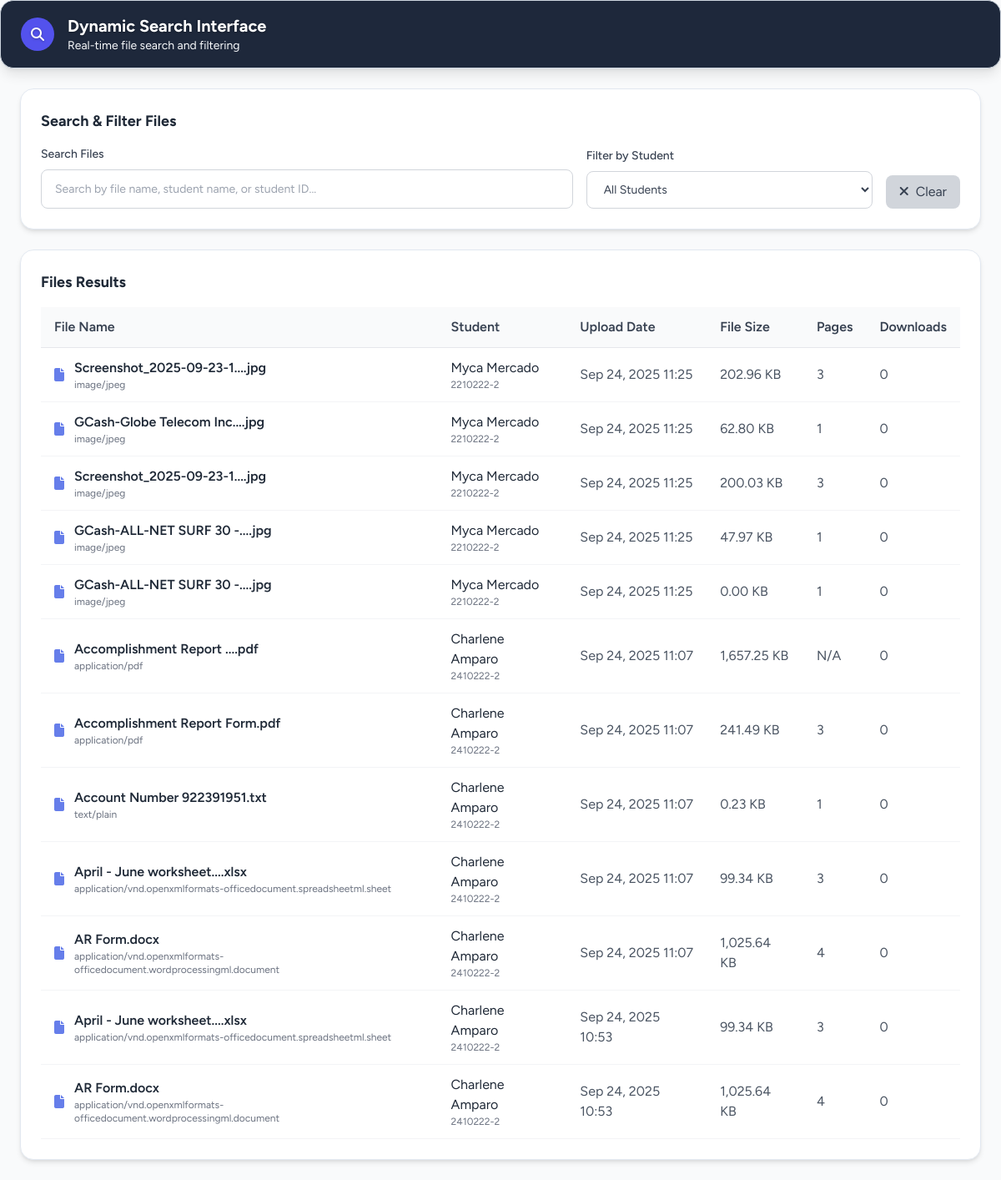
The app's page /dumps/dynamic.php with its own data.
### tables this page shows
CREATE TABLE `uploaded_files` (
  `id` int NOT NULL,
  `StudentNo` varchar(50) DEFAULT NULL,
  `original_name` varchar(255) NOT NULL,
  `file_name` varchar(255) NOT NULL,
  `file_path` varchar(500) NOT NULL,
  `file_size` bigint NOT NULL,
  `file_type` varchar(100) DEFAULT NULL,
  `mac_address` varchar(17) DEFAULT NULL,
  `location_latitude` decimal(10,8) DEFAULT NULL,
  `location_longitude` decimal(11,8) DEFAULT NULL,
  `location_address` text,
  `upload_date` datetime NOT NULL,
  `status` enum('pending','processing','completed','failed') DEFAULT 'pending',
  `is_deleted` tinyint(1) DEFAULT '0',
  `deleted_at` datetime DEFAULT NULL,
  `deleted_by` varchar(50) DEFAULT NULL,
  `download_count` int DEFAULT '0',
  `first_download_date` datetime DEFAULT NULL,
  `last_download_date` datetime DEFAULT NULL,
  `processed_date` datetime DEFAULT NULL,
  `notes` text,
  `created_at` datetime DEFAULT CURRENT_TIMESTAMP,
  `updated_at` datetime DEFAULT CURRENT_TIMESTAMP ON UPDATE CURRENT_TIMESTAMP,
  `page_count` int DEFAULT NULL
);

CREATE TABLE `students` (
  `id` int NOT NULL,
  `StudentNo` varchar(20) NOT NULL,
  `Surname` varchar(50) NOT NULL,
  `FirstName` varchar(50) NOT NULL,
  `MiddleName` varchar(50) DEFAULT NULL,
  `Sex` enum('M','F') DEFAULT 'M',
  `Course` varchar(100) NOT NULL,
  `Major` varchar(100) DEFAULT NULL,
  `Status` enum('Continuing','New','Transferee') DEFAULT 'New',
  `Year` varchar(20) NOT NULL,
  `Section` varchar(20) DEFAULT NULL,
  `Lec` int DEFAULT NULL,
  `Lab` int DEFAULT NULL,
  `BirthDate` date DEFAULT NULL,
  `Barangay` varchar(100) DEFAULT NULL,
  `Municipality` varchar(100) DEFAULT NULL,
  `Province` varchar(100) DEFAULT NULL,
  `email` varchar(100) DEFAULT NULL,
  `phone` varchar(20) DEFAULT NULL,
  `profile_picture` varchar(255) DEFAULT NULL,
  `created_by` int NOT NULL,
  `created_at` timestamp NULL DEFAULT CURRENT_TIMESTAMP,
  `updated_at` timestamp NULL DEFAULT CURRENT_TIMESTAMP ON UPDATE CURRENT_TIMESTAMP
);

### dumps/dynamic.php (the view, shortened to what this page needs)
<?php
$is_ajax = isset($_GET['action']) || isset($_POST['action']);
if ($is_ajax) {
    header('Content-Type: application/json');
    if (!isset($_SESSION['student_id']) && !isset($_SESSION['admin_id'])) {
        http_response_code(401);
        echo json_encode([
            'success' => false,
            'error' => 'Unauthorized access'
        ]);
        exit;
    }
    $method = $_SERVER['REQUEST_METHOD'];
    $action = isset($_GET['action']) ? $_GET['action'] : (isset($_POST['action']) ? $_POST['action'] : '');
    $response = ['success' => false, 'error' => 'Invalid action'];
} else {
    include 'includes/header.php';
    $database = new Database();
    $db = $database->getConnection();
    $sample_query = "SELECT uf.*, s.FirstName, s.Surname, s.Course
                     FROM uploaded_files uf
                     LEFT JOIN students s ON uf.StudentNo COLLATE utf8mb4_general_ci = s.StudentNo COLLATE utf8mb4_general_ci
                     ORDER BY uf.upload_date DESC
                     LIMIT 20";
    $sample_stmt = $db->prepare($sample_query);
    $sample_stmt->execute();
    $sample_files = $sample_stmt->fetchAll();
    function truncateFileName($filename, $maxLength = 30) {
        if (strlen($filename) <= $maxLength) {
            return $filename;
        }
        $extension = pathinfo($filename, PATHINFO_EXTENSION);
        $nameWithoutExt = pathinfo($filename, PATHINFO_FILENAME);
        if ($extension) {
            $availableLength = $maxLength - strlen($extension) - 4;
            if ($availableLength > 0) {
                $truncatedName = substr($nameWithoutExt, 0, $availableLength) . '...';
                return $truncatedName . '.' . $extension;
            } else {
                return substr($filename, 0, $maxLength - 3) . '...';
            }
        } else {
            return substr($filename, 0, $maxLength - 3) . '...';
        }
    }
    ?>
    <div class="min-h-screen bg-gray-50">
        <nav class="glass-dark backdrop-blur-sm border-b px-6 py-4" style="border-color: var(--border);">
            <div class="flex items-center justify-between">
                <div class="flex items-center space-x-4">
                    <div class="w-10 h-10 bg-primary rounded-full flex items-center justify-center">
                        <i class="fas fa-search text-white"></i>
                    </div>
                    <div>
                        <h1 class="text-xl font-bold text-white">Dynamic Search Interface</h1>
                        <p class="text-sm text-light">Real-time file search and filtering</p>
                    </div>
                </div>
            </div>
        </nav>
        <div class="p-6">
            <div class="max-w-7xl mx-auto">
                <div class="glass-card p-6 mb-6">
                    <h3 class="text-lg font-bold text-gray-800 mb-4">Search & Filter Files</h3>
                    <form id="searchForm" class="flex flex-wrap gap-4 items-end">
                        <div class="flex-1 min-w-64">
                            <label class="block text-sm font-medium text-gray-700 mb-2">Search Files</label>
                            <input
                                type="text"
                                id="searchInput"
                                placeholder="Search by file name, student name, or student ID..."
                                class="form-input w-full"
                                autocomplete="off"
                            >
                        </div>
                        <div class="min-w-48">
                            <label class="block text-sm font-medium text-gray-700 mb-2">Filter by Student</label>
                            <select id="studentFilter" class="form-input w-full">
                                <option value="">All Students</option>
                            </select>
                        </div>
                        <button type="button" id="clearBtn" class="bg-gray-300 text-gray-700 py-2 px-4 rounded-lg hover:bg-gray-400 transition-colors">
                            <i class="fas fa-times mr-2"></i>Clear
                        </button>
                    </form>
                </div>
                <div class="glass-card p-6">
                    <h3 class="text-lg font-bold text-gray-800 mb-4">Files Results</h3>
                    <div class="overflow-x-auto">
                        <table class="w-full">
                            <thead class="bg-gray-50">
                                <tr class="border-b border-gray-200">
                                    <th class="text-left py-3 px-4 font-semibold text-gray-700">File Name</th>
                                    <th class="text-left py-3 px-4 font-semibold text-gray-700">Student</th>
                                    <th class="text-left py-3 px-4 font-semibold text-gray-700">Upload Date</th>
                                    <th class="text-left py-3 px-4 font-semibold text-gray-700">File Size</th>
                                    <th class="text-left py-3 px-4 font-semibold text-gray-700">Pages</th>
                                    <th class="text-left py-3 px-4 font-semibold text-gray-700">Downloads</th>
                                </tr>
                            </thead>
                            <tbody id="filesTableBody">
                                <?php if (empty($sample_files)): ?>
                                    <tr>
                                        <td colspan="6" class="text-center py-12 text-gray-500">
                                            <i class="fas fa-inbox text-4xl mb-4 block"></i>
                                            No files found
                                        </td>
                                    </tr>
                                <?php else: ?>
                                    <?php foreach ($sample_files as $file): ?>
                                        <tr class="border-b border-gray-100 hover:bg-gray-50 transition-colors">
                                            <td class="py-3 px-4">
                                                <div class="flex items-center space-x-3">
                                                    <i class="fas fa-file text-primary-500"></i>
                                                    <div>
                                                        <p class="font-semibold text-gray-800" title="<?php echo htmlspecialchars($file['original_name']); ?>">
                                                            <?php echo htmlspecialchars(truncateFileName($file['original_name'])); ?>
                                                        </p>
                                                        <p class="text-xs text-gray-500"><?php echo htmlspecialchars($file['file_type'] ?? 'Unknown'); ?></p>
                                                    </div>
                                                </div>
                                            </td>
                                            <td class="py-3 px-4">
                                                <?php if ($file['FirstName']): ?>
                                                    <p class="text-gray-800"><?php echo htmlspecialchars($file['FirstName'] . ' ' . $file['Surname']); ?></p>
                                                    <p class="text-xs text-gray-500"><?php echo htmlspecialchars($file['StudentNo']); ?></p>
                                                <?php else: ?>
                                                    <p class="text-gray-500"><?php echo htmlspecialchars($file['StudentNo']); ?></p>
                                                <?php endif; ?>
                                            </td>
                                            <td class="py-3 px-4 text-gray-600">
                                                <?php echo date('M d, Y H:i', strtotime($file['upload_date'])); ?>
                                            </td>
                                            <td class="py-3 px-4 text-gray-600">
                                                <?php echo isset($file['file_size']) ? number_format($file['file_size'] / 1024, 2) . ' KB' : 'N/A'; ?>
                                            </td>
                                            <td class="py-3 px-4 text-gray-600">
                                                <?php echo $file['page_count'] ?? 'N/A'; ?>
                                            </td>
                                            <td class="py-3 px-4 text-gray-600">
                                                <?php echo $file['download_count'] ?? 0; ?>
                                            </td>
                                        </tr>
                                    <?php endforeach; ?>
                                <?php endif; ?>
                            </tbody>
                        </table>
                    </div>
                </div>
            </div>
        </div>
    </div>
    <?php
    include 'includes/footer.php';
    exit;
}
?>

### includes/header.php (shortened to what this page needs)
<!DOCTYPE html>
<html lang="en">
<head>
    <script src="https://cdn.tailwindcss.com"></script>
    <link rel="stylesheet" href="<?php echo (strpos($_SERVER['REQUEST_URI'], '/admin/') !== false) ? '../assets/css/style.css' : 'assets/css/style.css'; ?>">
    <link rel="stylesheet" href="https://cdnjs.cloudflare.com/ajax/libs/font-awesome/6.5.1/css/all.min.css"
>
    <link rel="stylesheet" href="https://use.fontawesome.com/releases/v6.5.1/css/all.css"
          onerror="this.onerror=null;this.href='https://maxcdn.bootstrapcdn.com/font-awesome/4.7.0/css/font-awesome.min.css';">
    <link rel="stylesheet" href="https://unpkg.com/leaflet@1.9.4/dist/leaflet.css"
/>
</head>
<body class="font-figtree">

### includes/footer.php (shortened to what this page needs)
</body>
</html>

### assets/css/style.css (style rules this page uses)
:root { --grisaile: #57606f; --prestige-blue: #2f3542; --city-lights: #dfe4ea; --twinkle-blue: #ced6e0; --peace: #a4b0be; --bay-wharf: #747d8c; --anti-flash-white: #f1f2f6; --wild-watermelon: #ff6b81; --watermelon: #ff4757; --saturated-sky: #5352ed; --bright-greek: #3742fa; --coral: #ff7f50; --bruschetta-tomato: #ff6348; --french-sky-blue: #70a1ff; --clear-chill: #1e90ff; --golden-sand: #eccc68; --radiant-yellow: #f79f1f; --puffins-bill: #ee5a24; --red-pigment: #ea2027; --primary: var(--saturated-sky); --primary-dark: var(--bright-greek); --secondary: var(--french-sky-blue); --accent: var(--wild-watermelon); --success: var(--coral); --warning: var(--golden-sand); --danger: var(--watermelon); --info: var(--clear-chill); --light: var(--anti-flash-white); --dark: var(--prestige-blue); --muted: var(--peace); --border: var(--twinkle-blue); --surface: var(--city-lights); }
* { font-family: 'Figtree', sans-serif; }
.glass-dark { background: #1e293b; border: 1px solid #334155; border-radius: 16px; box-shadow: 0 10px 15px -3px rgba(0, 0, 0, 0.1), 0 4px 6px -2px rgba(0, 0, 0, 0.05); color: #f8fafc; }
.glass-card { background: #ffffff; border: 1px solid #e2e8f0; border-radius: 16px; box-shadow: 0 4px 6px -1px rgba(0, 0, 0, 0.1), 0 2px 4px -1px rgba(0, 0, 0, 0.06); }
.form-input { background: #ffffff; border: 1px solid #d1d5db; border-radius: 8px; padding: 12px 16px; color: #374151; font-size: 0.875rem; transition: all 0.2s ease-in-out; width: 100%; }
.form-input::placeholder { color: #9ca3af; }
h1 { font-size: 1.92rem; }
h3 { font-size: 1.36rem; }
.text-xl { font-size: 1.04rem; }
.text-lg { font-size: 0.92rem; }
.text-sm { font-size: 0.72rem; }
.text-xs { font-size: 0.64rem; }
.fas, .far, .fab, .fa { font-family: "Font Awesome 6 Free", "Font Awesome 6 Pro", "Font Awesome 6 Brands" !important; font-weight: 900; -webkit-font-smoothing: antialiased; display: inline-block; font-style: normal; font-variant: normal; text-rendering: auto; line-height: 1; }
.fas:before { font-family: "Font Awesome 6 Free" !important; font-weight: 900; }
.fa-file:before { content: "\f15b"; }
.fa-times:before { content: "\f00d"; }
.bg-primary { background-color: var(--primary); }
* { transition: border-color 0.2s ease-in-out, box-shadow 0.2s ease-in-out; }

### includes/header.php (style rules this page uses)
.fas, .far, .fab, .fa { font-family: "Font Awesome 6 Free", "Font Awesome 6 Pro", "Font Awesome 6 Brands", "FontAwesome", sans-serif !important; font-weight: 900; -webkit-font-smoothing: antialiased; display: inline-block; font-style: normal; font-variant: normal; text-rendering: auto; line-height: 1; }
.fa-file:before { content: "\f15b" !important; }
.fa-times:before { content: "\f00d" !important; }
body { background: #f8fafc; min-height: 100vh; font-family: 'Figtree', sans-serif; position: relative; overflow-x: hidden; }
.text-white { text-shadow: 0 1px 3px rgba(0, 0, 0, 0.3); }
.glass, .glass-card, .glass-dark { position: relative; }
.glass::before, .glass-card::before, .glass-dark::before { content: ''; position: absolute; top: 0; left: 0; right: 0; bottom: 0; background: inherit; border-radius: inherit; opacity: 0.6; z-index: -1; }
* { font-family: 'Figtree', -apple-system, BlinkMacSystemFont, 'Segoe UI', Roboto, sans-serif !important; }
body, html, div, span, p, h1, h2, h3, h4, h5, h6, a, button, input, textarea, select, label { font-family: 'Figtree', sans-serif !important; }

### records on screen
uploaded_files: original_name "Screenshot_2025-09-23-1....jpg", file_type "image/jpeg", students.FirstName+Surname "Myca Mercado", StudentNo "2210222-2", upload_date "Sep 24, 2025 11:25", $file['file_size']/1024 "202.96", page_count "3", download_count "0"
uploaded_files: original_name "GCash-Globe Telecom Inc....jpg", file_type "image/jpeg", students.FirstName+Surname "Myca Mercado", StudentNo "2210222-2", upload_date "Sep 24, 2025 11:25", $file['file_size']/1024 "62.80", page_count "1", download_count "0"
uploaded_files: original_name "Screenshot_2025-09-23-1....jpg", file_type "image/jpeg", students.FirstName+Surname "Myca Mercado", StudentNo "2210222-2", upload_date "Sep 24, 2025 11:25", $file['file_size']/1024 "200.03", page_count "3", download_count "0"
uploaded_files: original_name "GCash-ALL-NET SURF 30 -....jpg", file_type "image/jpeg", students.FirstName+Surname "Myca Mercado", StudentNo "2210222-2", upload_date "Sep 24, 2025 11:25", $file['file_size']/1024 "47.97", page_count "1", download_count "0"
uploaded_files: original_name "GCash-ALL-NET SURF 30 -....jpg", file_type "image/jpeg", students.FirstName+Surname "Myca Mercado", StudentNo "2210222-2", upload_date "Sep 24, 2025 11:25", $file['file_size']/1024 "0.00", page_count "1", download_count "0"
uploaded_files: original_name "Accomplishment Report ....pdf", file_type "application/pdf", students.FirstName+Surname "Charlene Amparo", StudentNo "2410222-2", upload_date "Sep 24, 2025 11:07", $file['file_size']/1024 "1,657.25", page_count "N/A", download_count "0"
uploaded_files: original_name "Accomplishment Report Form.pdf", file_type "application/pdf", students.FirstName+Surname "Charlene Amparo", StudentNo "2410222-2", upload_date "Sep 24, 2025 11:07", $file['file_size']/1024 "241.49", page_count "3", download_count "0"
uploaded_files: original_name "Account Number 922391951.txt", file_type "text/plain", students.FirstName+Surname "Charlene Amparo", StudentNo "2410222-2", upload_date "Sep 24, 2025 11:07", $file['file_size']/1024 "0.23", page_count "1", download_count "0"
uploaded_files: original_name "April - June worksheet....xlsx", file_type "application/vnd.openxmlformats-officedocument.spreadsheetml.sheet", students.FirstName+Surname "Charlene Amparo", StudentNo "2410222-2", upload_date "Sep 24, 2025 11:07", $file['file_size']/1024 "99.34", page_count "3", download_count "0"
uploaded_files: original_name "AR Form.docx", file_type "application/vnd.openxmlformats-officedocument.wordprocessingml.document", students.FirstName+Surname "Charlene Amparo", StudentNo "2410222-2", upload_date "Sep 24, 2025 11:07", $file['file_size']/1024 "1,025.64", page_count "4", download_count "0"
uploaded_files: original_name "April - June worksheet....xlsx", file_type "application/vnd.openxmlformats-officedocument.spreadsheetml.sheet", students.FirstName+Surname "Charlene Amparo", StudentNo "2410222-2", upload_date "Sep 24, 2025 10:53", $file['file_size']/1024 "99.34", page_count "3", download_count "0"
uploaded_files: original_name "AR Form.docx", file_type "application/vnd.openxmlformats-officedocument.wordprocessingml.document", students.FirstName+Surname "Charlene Amparo", StudentNo "2410222-2", upload_date "Sep 24, 2025 10:53", $file['file_size']/1024 "1,025.64", page_count "4", download_count "0"
